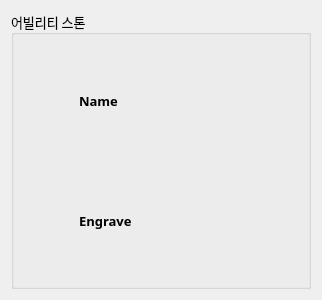
<?xml version="1.0" encoding="UTF-8"?>
<ui version="4.0">
 <class>AbilityStoneWidget</class>
 <widget class="QWidget" name="AbilityStoneWidget">
  <property name="geometry">
   <rect>
    <x>0</x>
    <y>0</y>
    <width>318</width>
    <height>300</height>
   </rect>
  </property>
  <property name="maximumSize">
   <size>
    <width>318</width>
    <height>16777215</height>
   </size>
  </property>
  <property name="windowTitle">
   <string>Form</string>
  </property>
  <layout class="QVBoxLayout" name="verticalLayout">
   <item>
    <widget class="QGroupBox" name="groupStone">
     <property name="minimumSize">
      <size>
       <width>300</width>
       <height>0</height>
      </size>
     </property>
     <property name="maximumSize">
      <size>
       <width>300</width>
       <height>16777215</height>
      </size>
     </property>
     <property name="font">
      <font>
       <family>나눔스퀘어 네오 Regular</family>
       <pointsize>10</pointsize>
      </font>
     </property>
     <property name="title">
      <string>어빌리티 스톤</string>
     </property>
     <layout class="QHBoxLayout" name="horizontalLayout">
      <item>
       <widget class="QLabel" name="lbIcon">
        <property name="minimumSize">
         <size>
          <width>50</width>
          <height>50</height>
         </size>
        </property>
        <property name="maximumSize">
         <size>
          <width>50</width>
          <height>50</height>
         </size>
        </property>
        <property name="text">
         <string/>
        </property>
       </widget>
      </item>
      <item>
       <layout class="QVBoxLayout" name="verticalLayout_2">
        <item>
         <widget class="QLabel" name="lbName">
          <property name="font">
           <font>
            <family>나눔스퀘어 네오 Bold</family>
            <pointsize>10</pointsize>
            <bold>true</bold>
           </font>
          </property>
          <property name="text">
           <string>Name</string>
          </property>
         </widget>
        </item>
        <item>
         <widget class="QLabel" name="lbEngrave">
          <property name="font">
           <font>
            <family>나눔스퀘어 네오 Bold</family>
            <pointsize>10</pointsize>
            <bold>true</bold>
           </font>
          </property>
          <property name="text">
           <string>Engrave</string>
          </property>
         </widget>
        </item>
       </layout>
      </item>
     </layout>
    </widget>
   </item>
  </layout>
 </widget>
 <resources/>
 <connections/>
</ui>
